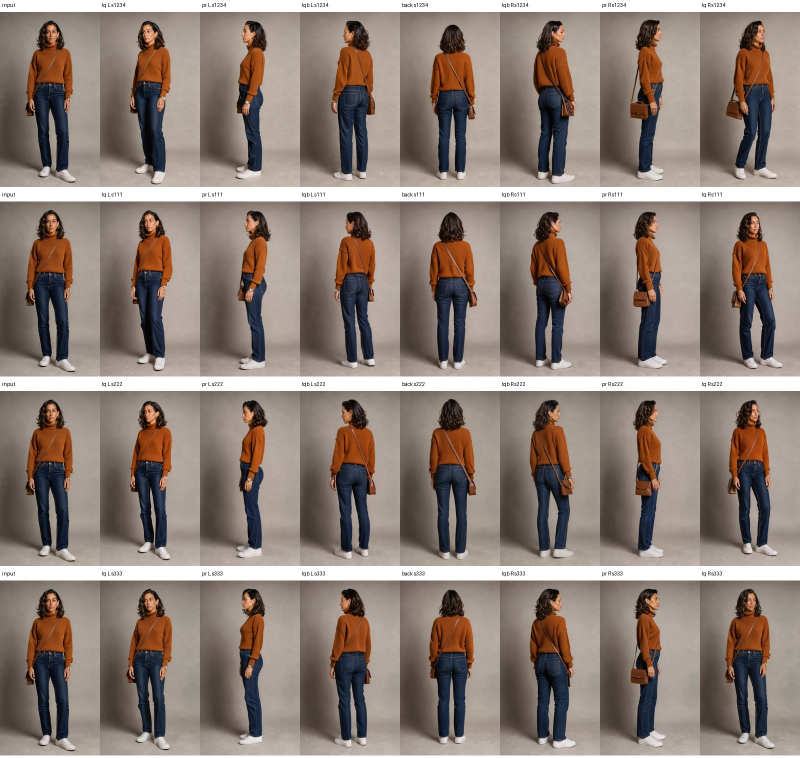
#> input picture .agents/mpi-kanban/tasks/MPI-1039/research/sheets/body_b6_src.jpg, 1600 x 1516 px (shown at 1/2 size)
$ python layout.py ../../../MPI-1039/research/sheets/body_b6_src.jpg
#> lines starting #> are read from the running program, lines starting #| are printed output that depends on the picture; after the words box and inside, x2 and y2 are one past the last pixel; in counts of white or black regions, pixels touching at a corner belong together
"""layout.py <original sheet> <out.png>... - does an edit keep the sheet's LAYOUT (front | back | portrait = 1/4 | 1/4 | 1/2)?
Everything is measured on the sheet's own size, from the pixels that are not the flat grey backdrop:
  seam%  = foreground in the 32-px band at the body / portrait seam (x 880-912); the original is 0
  front / back = horizontal centre of the head (rows 40-200) inside x 0-448 / 448-1000
  portrait = left edge of the portrait's hair (rows 0-150, searched from x 1000: right of any back head)
Prints the original, then each output's shift from it in sheet pixels."""
import sys
import numpy as np
from PIL import Image


def measure(path, size):
    a = np.asarray(Image.open(path).convert('RGB').resize(size), dtype=np.float32)
    grey = np.median(a[:40, :40].reshape(-1, 3), axis=0)
    fg = np.abs(a - grey).max(axis=2) > 28

    def centre(x0, x1):
        cols = np.where(fg[40:200, x0:x1].any(axis=0))[0]
        return x0 + (cols[0] + cols[-1]) / 2 if len(cols) else float('nan')

    cols = np.where(fg[0:150, 1000:].sum(axis=0) > 20)[0]
    return {'seam%': 100 * fg[:, 880:912].mean(), 'front': centre(0, 448), 'back': centre(448, 1000),
            'portrait': 1000 + cols[0] if len(cols) else float('nan')}


size = Image.open(sys.argv[1]).size
#> size = (1600, 1516)
ref = measure(sys.argv[1], size)
#> in measure, `grey = np.median(a[:40, :40].reshape(-1, 3), axis=0)`: grey = [253, 253, 251]
#> in measure, `fg = np.abs(a - grey).max(axis=2) > 28`:
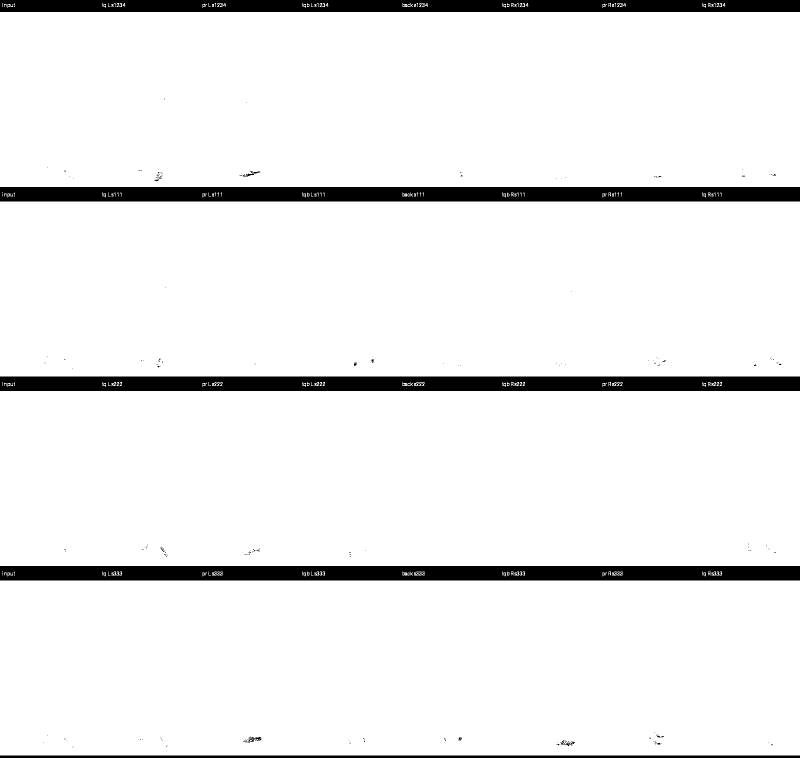
#> fg: shape (1516, 1600) bool (shown at 1/2 size); 92.5% white; 304 black regions (290 under 20 px), largest, box (x1, y1, x2, y2) and area: (0, 374, 1600, 403) 45416, (0, 1132, 1600, 1161) 45131, (0, 753, 1600, 782) 45078
#> in measure, `cols = np.where(fg[0:150, 1000:].sum(axis=0) > 20)[0]`: cols = 600 values from 0 to 599
#> in centre, `cols = np.where(fg[40:200, x0:x1].any(axis=0))[0]`: cols = 448 values from 0 to 447
#> ref = {'seam%': 92.33, 'front': 223.5, 'back': 723.5, 'portrait': 1000}
print('original'.ljust(22), '  '.join(f'{k} {v:.0f}' for k, v in ref.items()))
#| original               seam% 92  front 224  back 724  portrait 1000
for p in sys.argv[2:]:
    m = measure(p, size)
    name = p.replace('\\', '/').split('/')[-1][:-4]
    print(name.ljust(22), f"seam% {m['seam%']:4.0f}", '  '.join(f'{k} {m[k] - ref[k]:+5.0f}' for k in ('front', 'back', 'portrait')))

$ run again, on .agents/mpi-kanban/tasks/MPI-1039/research/sheets/body_b3.jpg
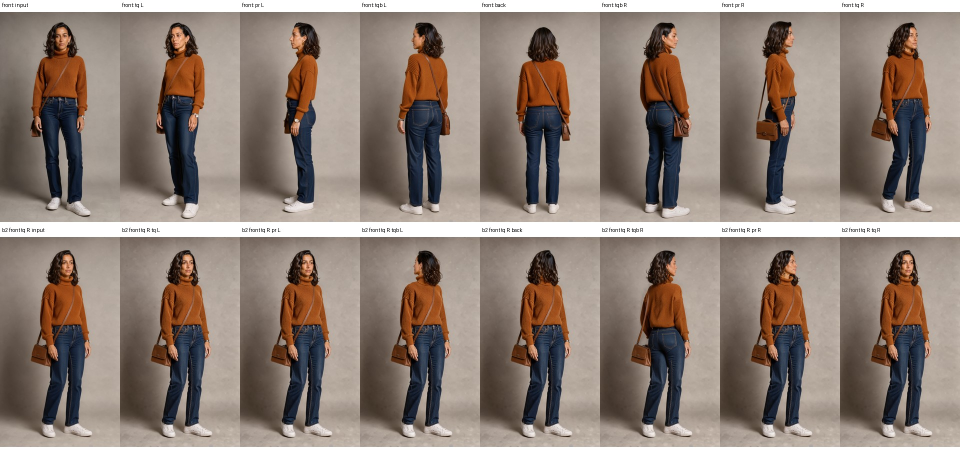
#> input picture .agents/mpi-kanban/tasks/MPI-1039/research/sheets/body_b3.jpg, 1920 x 900 px (shown at 1/2 size)
#> size = (1920, 900)
#> grey = [251, 251, 251]
#> in measure, `fg = np.abs(a - grey).max(axis=2) > 28`:
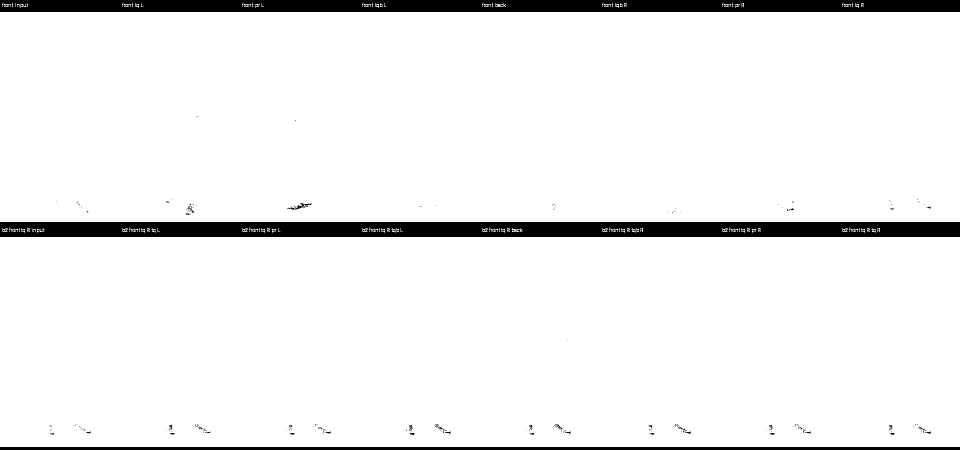
#> fg: shape (900, 1920) bool (shown at 1/2 size); 93.4% white; 292 black regions (265 under 20 px), largest, box (x1, y1, x2, y2) and area: (0, 444, 1920, 474) 55342, (0, 0, 1920, 24) 44848, (0, 894, 1920, 900) 11520
#> in measure, `cols = np.where(fg[0:150, 1000:].sum(axis=0) > 20)[0]`: cols = 920 values from 0 to 919
#> in centre, `cols = np.where(fg[40:200, x0:x1].any(axis=0))[0]`: cols = 448 values from 0 to 447
#> ref = {'seam%': 93.13, 'front': 223.5, 'back': 723.5, 'portrait': 1000}
#| original               seam% 93  front 224  back 724  portrait 1000

$ run again, on .agents/mpi-kanban/tasks/MPI-1039/research/sheets/body_b5.jpg
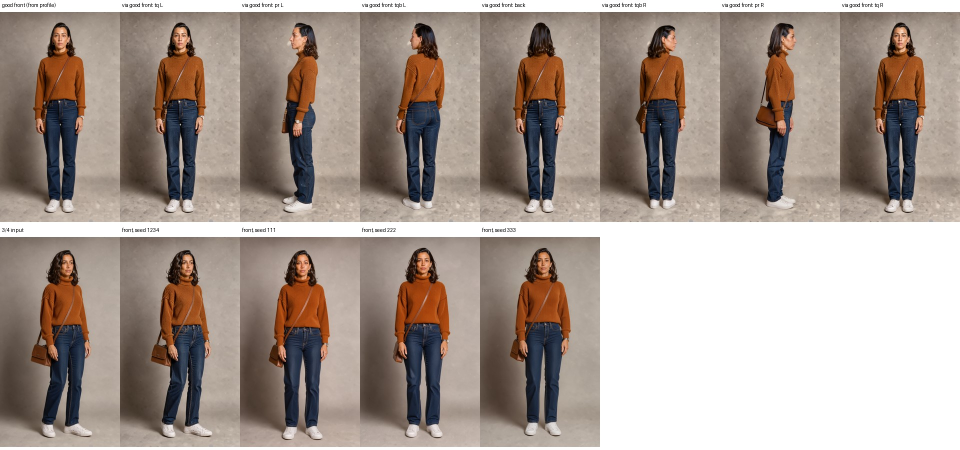
#> input picture .agents/mpi-kanban/tasks/MPI-1039/research/sheets/body_b5.jpg, 1920 x 900 px (shown at 1/2 size)
#> size = (1920, 900)
#> grey = [247, 247, 247]
#> in measure, `fg = np.abs(a - grey).max(axis=2) > 28`:
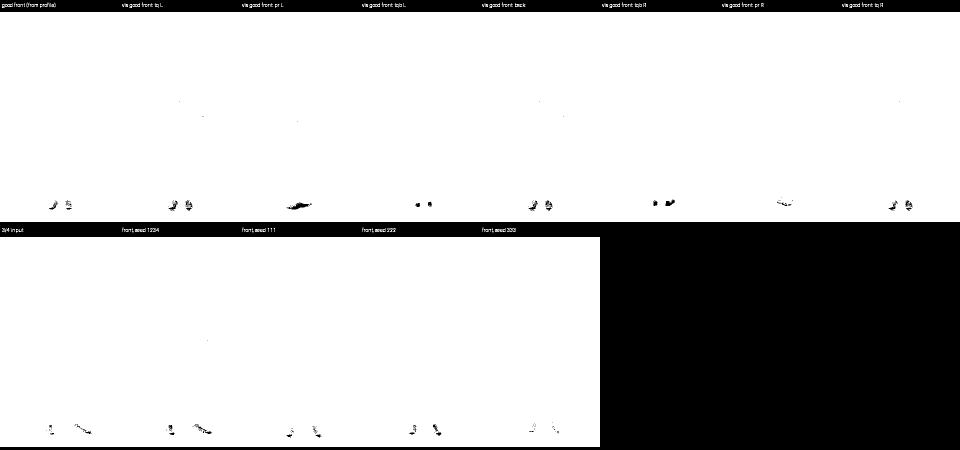
#> fg: shape (900, 1920) bool (shown at 1/2 size); 75.9% white; 277 black regions (246 under 20 px), largest, box (x1, y1, x2, y2) and area: (0, 444, 1920, 900) 370380, (0, 0, 1920, 24) 43421, (573, 404, 618, 419) 277
#> in measure, `cols = np.where(fg[0:150, 1000:].sum(axis=0) > 20)[0]`: cols = 920 values from 0 to 919
#> in centre, `cols = np.where(fg[40:200, x0:x1].any(axis=0))[0]`: cols = 448 values from 0 to 447
#> ref = {'seam%': 93.3, 'front': 223.5, 'back': 723.5, 'portrait': 1000}
#| original               seam% 93  front 224  back 724  portrait 1000
